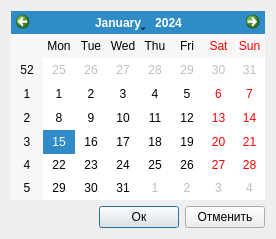
<?xml version="1.0" encoding="UTF-8"?>
<ui version="4.0">
 <class>CalendarDialog</class>
 <widget class="QDialog" name="CalendarDialog">
  <property name="geometry">
   <rect>
    <x>0</x>
    <y>0</y>
    <width>276</width>
    <height>239</height>
   </rect>
  </property>
  <property name="windowTitle">
   <string>Выбор даты</string>
  </property>
  <layout class="QHBoxLayout" name="horizontalLayout_3">
   <item>
    <layout class="QVBoxLayout" name="verticalLayout">
     <item>
      <widget class="QCalendarWidget" name="calendarWidget"/>
     </item>
     <item>
      <layout class="QHBoxLayout" name="horizontalLayout_2">
       <item>
        <spacer name="horizontalSpacer">
         <property name="orientation">
          <enum>Qt::Horizontal</enum>
         </property>
         <property name="sizeHint" stdset="0">
          <size>
           <width>40</width>
           <height>20</height>
          </size>
         </property>
        </spacer>
       </item>
       <item>
        <layout class="QHBoxLayout" name="horizontalLayout">
         <item>
          <widget class="QPushButton" name="pushButton">
           <property name="text">
            <string>Ок</string>
           </property>
          </widget>
         </item>
         <item>
          <widget class="QPushButton" name="pushButton_2">
           <property name="text">
            <string>Отменить</string>
           </property>
          </widget>
         </item>
        </layout>
       </item>
      </layout>
     </item>
    </layout>
   </item>
  </layout>
 </widget>
 <resources/>
 <connections/>
</ui>
